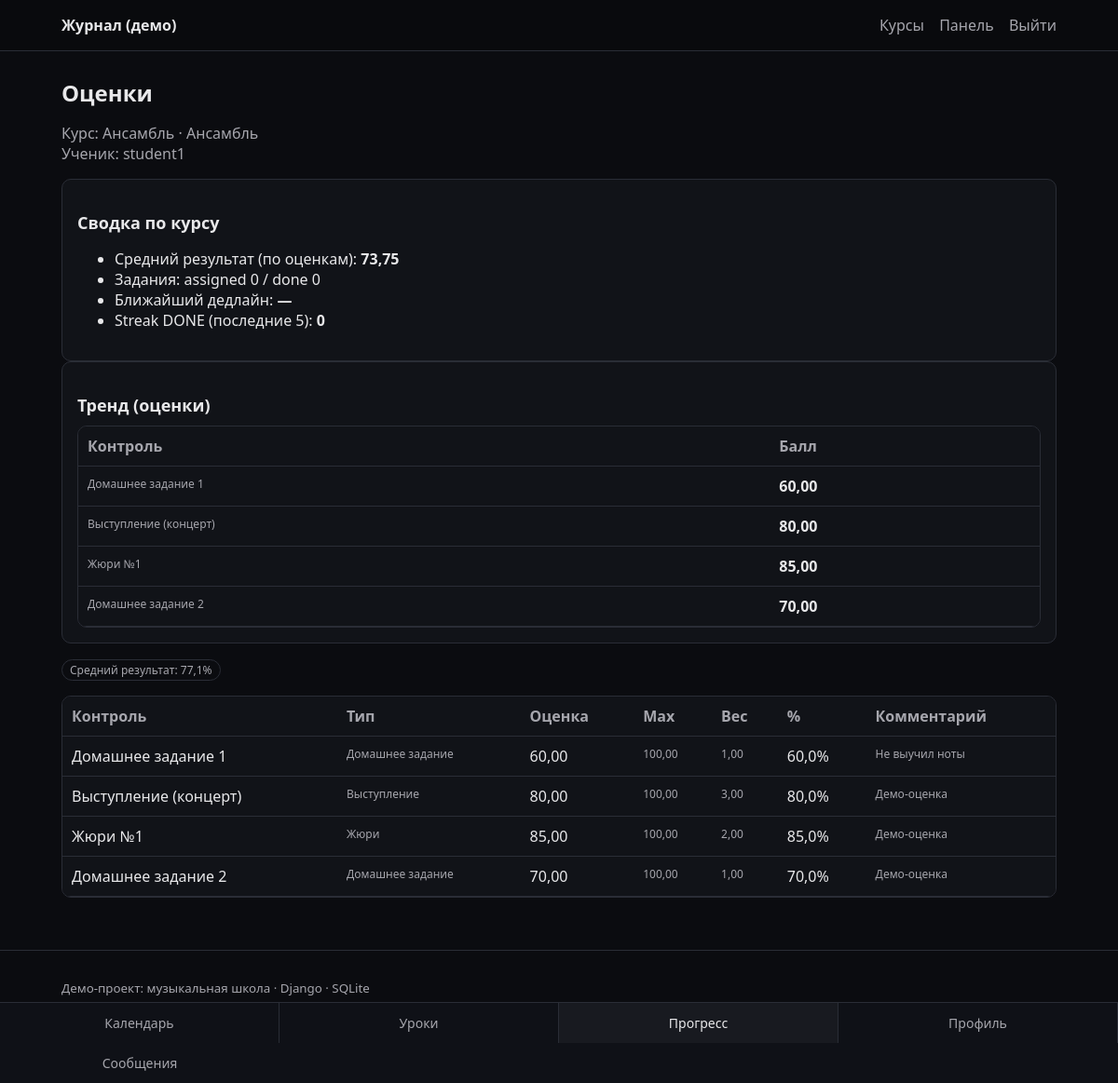
The page /courses/2/grades/ (signed in) on the database its author committed.
### apps/school/models.py (models this page shows, shortened)
class Course(models.Model):
    class CourseType(models.TextChoices):
        INSTRUMENT = "INSTRUMENT", "Инструмент"
        ENSEMBLE = "ENSEMBLE", "Ансамбль"
        THEORY = "THEORY", "Теория"
    name = models.CharField(max_length=200)
    course_type = models.CharField(max_length=32, choices=CourseType.choices)
    teacher = models.ForeignKey(
        settings.AUTH_USER_MODEL,
        on_delete=models.SET_NULL,
        null=True,
        blank=True,
        related_name="teaching_courses",
    )

### apps/gradebook/models.py (models this page shows, shortened)
class Assessment(models.Model):
    class AssessmentType(models.TextChoices):
        HOMEWORK = "HOMEWORK", "Домашнее задание"
        PERFORMANCE = "PERFORMANCE", "Выступление"
        JURY = "JURY", "Жюри"
        THEORY_TEST = "THEORY_TEST", "Тест по теории"
    course = models.ForeignKey(Course, on_delete=models.CASCADE, related_name="assessments")
    title = models.CharField(max_length=200)
    assessment_type = models.CharField(max_length=32, choices=AssessmentType.choices)
    max_score = models.DecimalField(max_digits=6, decimal_places=2, default=100)
    weight = models.DecimalField(max_digits=6, decimal_places=2, default=1)
    source_assignment = models.OneToOneField(
        "homework.Assignment",
        null=True,
        blank=True,
        on_delete=models.SET_NULL,
        related_name="assessment",
    )
    class Meta:
        unique_together = ("course", "title")
        ordering = ("id",)

class Grade(models.Model):
    assessment = models.ForeignKey(Assessment, on_delete=models.CASCADE, related_name="grades")
    student = models.ForeignKey(settings.AUTH_USER_MODEL, on_delete=models.CASCADE, related_name="grades")
    score = models.DecimalField(max_digits=6, decimal_places=2, null=True, blank=True)
    comment = models.TextField(blank=True, default="")
    class Meta:
        unique_together = ("assessment", "student")

### apps/gradebook/views.py (the view, shortened to what this page needs)
# urls.py: path("courses/<int:course_id>/grades/", student_course_grades, name="student_course_grades"),
@role_required(Profile.Role.STUDENT, Profile.Role.PARENT)
def student_course_grades(request, course_id: int):
    course = get_object_or_404(Course, id=course_id)
    profile = request.user.profile
    if profile.role == Profile.Role.STUDENT:
        student = request.user
        if not Enrollment.objects.filter(course=course, student=student).exists():
            return HttpResponseForbidden("Вы не записаны на этот курс.")
    assessments = list(Assessment.objects.filter(course=course).order_by("id"))
    grades = Grade.objects.filter(assessment__in=assessments, student=student).select_related("assessment")
    grades_by_assessment_id = {g.assessment_id: g for g in grades}
    avg_percent = compute_average_percent(assessments, grades_by_assessment_id)
    from apps.homework.models import AssignmentTarget
    from django.utils import timezone
    today = timezone.localdate()
    non_null_scores = [g.score for g in grades_by_assessment_id.values() if g.score is not None]
    avg_val = None
    if non_null_scores:
        try:
            avg_val = sum([float(x) for x in non_null_scores]) / len(non_null_scores)
            avg_val = round(avg_val, 2)
        except Exception:
            avg_val = None
    targets_qs = AssignmentTarget.objects.filter(student=student, assignment__course=course).select_related("assignment")
    assigned_cnt = targets_qs.count()
    done_cnt = targets_qs.filter(status=AssignmentTarget.Status.DONE).count()
    next_due = (
        targets_qs.filter(status=AssignmentTarget.Status.TODO)
        .order_by("assignment__due_date")
        .values_list("assignment__due_date", flat=True)
        .first()
    )
    next_due_str = next_due.strftime("%d.%m.%Y") if next_due else None
    last_targets = list(targets_qs.order_by("-assignment__due_date")[:5])
    streak = 0
    for t in last_targets:
        if t.status == AssignmentTarget.Status.DONE:
            streak += 1
        else:
            break
    late_exists = targets_qs.filter(status=AssignmentTarget.Status.TODO, assignment__due_date__lt=today).exists()
    badge = None
    if assigned_cnt > 0 and not late_exists:
        badge = "Все задания вовремя (сейчас)"
    trend = []
    for a in assessments:
        g = grades_by_assessment_id.get(a.id)
        if g and g.score is not None:
            trend.append({"label": f"{a.title}", "score": g.score})
    summary = {
        "avg": avg_val,
        "assigned": assigned_cnt,
        "done": done_cnt,
        "next_due": next_due_str,
        "streak": streak,
        "badge": badge,
    }
    rows = []
    for a in assessments:
        g = grades_by_assessment_id.get(a.id)
        score = g.score if g else None
        comment = g.comment if g else ""
        percent = None
        if score is not None and a.max_score:
            try:
                percent = (Decimal(score) / Decimal(a.max_score)) * Decimal("100")
            except Exception:
                percent = None
        rows.append(
            {
                "assessment": a,
                "score": score,
                "comment": comment,
                "percent": percent,
                "max_score": a.max_score,
                "weight": a.weight,
            }
        )
    return render(
        request,
        "gradebook/student_course_grades.html",
        {
            "course": course,
            "student": student,
            "rows": rows,
            "avg_percent": avg_percent,
            "summary": summary,
            "trend": trend,
        },
    )

### apps/gradebook/services.py (called while the page is built)
def compute_average_percent(assessments: Iterable[Assessment], grades_by_assessment_id: dict) -> Optional[Decimal]:
    total_weight = Decimal("0")
    total = Decimal("0")
    for a in assessments:
        g: Grade | None = grades_by_assessment_id.get(a.id)
        if not g or g.score is None:
            continue
        if a.max_score == 0:
            continue
        frac = (Decimal(g.score) / Decimal(a.max_score))
        total += frac * Decimal(a.weight)
        total_weight += Decimal(a.weight)
    if total_weight == 0:
        return None
    return (total / total_weight) * Decimal("100")

### templates/gradebook/student_course_grades.html (shortened to what this page needs)
{% extends "base.html" %}
{% block content %}
  <h1>Оценки</h1>
  <p class="muted">
    Курс: {{ course.name }} · {{ course.get_course_type_display }}<br/>
    Ученик: {{ student.username }}
  </p>
  <div class="card">
    <h2>Сводка по курсу</h2>
    <ul>
      <li>
        Средний результат (по оценкам):
        <strong>{{ summary.avg|default:"—" }}</strong>
      </li>
      <li>
        Задания: assigned {{ summary.assigned }} / done {{ summary.done }}
      </li>
      <li>
        Ближайший дедлайн:
        <strong>{{ summary.next_due|default:"—" }}</strong>
      </li>
      <li>
        Streak DONE (последние 5):
        <strong>{{ summary.streak }}</strong>
      </li>
    </ul>
  </div>
  <div class="card">
    <h2>Тренд (оценки)</h2>
    {% if not trend %}
      <p class="muted">Пока нет выставленных оценок.</p>
    {% else %}
      <div class="table-wrap">
        <table class="table">
          <thead>
            <tr>
              <th>Контроль</th>
              <th>Балл</th>
            </tr>
          </thead>
          <tbody>
            {% for t in trend %}
              <tr>
                <td class="muted small">{{ t.label }}</td>
                <td><strong>{{ t.score }}</strong></td>
              </tr>
            {% endfor %}
          </tbody>
        </table>
      </div>
    {% endif %}
  </div>
  {% if avg_percent != None %}
    <p><span class="tag">Средний результат: {{ avg_percent|floatformat:1 }}%</span></p>
  {% else %}
    <p class="muted">Средний результат: нет данных</p>
  {% endif %}
  {% if rows %}
    <div class="table-wrap">
      <table class="table">
        <thead>
          <tr>
            <th>Контроль</th>
            <th>Тип</th>
            <th>Оценка</th>
            <th>Max</th>
            <th>Вес</th>
            <th>%</th>
            <th>Комментарий</th>
          </tr>
        </thead>
        <tbody>
          {% for r in rows %}
            <tr>
              <td>{{ r.assessment.title }}</td>
              <td class="muted small">{{ r.assessment.get_assessment_type_display }}</td>
              <td>{% if r.score != None %}{{ r.score }}{% else %}<span class="muted">—</span>{% endif %}</td>
              <td class="muted small">{{ r.max_score }}</td>
              <td class="muted small">{{ r.weight }}</td>
              <td>
                {% if r.percent != None %}
                  {{ r.percent|floatformat:1 }}%
                {% else %}
                  <span class="muted">—</span>
                {% endif %}
              </td>
              <td class="muted small">{% if r.comment %}{{ r.comment }}{% else %}—{% endif %}</td>
            </tr>
          {% endfor %}
        </tbody>
      </table>
    </div>
  {% else %}
    <p class="muted">Нет контрольных точек.</p>
  {% endif %}
{% endblock %}

### static/css/main.css (style rules this page uses)
:root { --bg: #0b0c10; --panel: #111318; --text: #e8e8ea; --muted: #a6a6ad; --border: #2a2d36; --accent: #6aa8ff; --error: #ff6a6a; --ok: #7dff9b; }
* { box-sizing: border-box; }
body { margin: 0; font-family: system-ui, -apple-system, Segoe UI, Roboto, Arial, sans-serif; background: var(--bg); color: var(--text); }
h1 { font-size: 24px; margin: 12px 0 16px; }
h2 { font-size: 18px; margin: 18px 0 10px; }
.card { background: var(--panel); border: 1px solid var(--border); border-radius: 10px; padding: 16px; }
.muted { color: var(--muted); }
.small { font-size: 12px; }
.tag { display: inline-block; padding: 2px 8px; border-radius: 999px; border: 1px solid var(--border); color: var(--muted); font-size: 12px; }
.table-wrap { overflow-x: auto; border: 1px solid var(--border); border-radius: 10px; }
.table { width: 100%; border-collapse: collapse; background: var(--panel); }
.table th, .table td { padding: 10px; border-bottom: 1px solid var(--border); vertical-align: top; }
.table th { text-align: left; color: var(--muted); font-weight: 600; }
body { padding-bottom: 64px; }

### rows shown on the page
Course: name "Ансамбль", course_type "Ансамбль"
Assessment: label "Домашнее задание 1", assessment "Домашнее задание 1", assessment.assessment_type "Домашнее задание", score "60,00", max_score "100,00", weight "1,00", percent "60,0", comment "Не выучил ноты"
Grade: score "60,00"
Assessment: label "Выступление (концерт)", assessment "Выступление (концерт)", assessment.assessment_type "Выступление", score "80,00", max_score "100,00", weight "3,00", percent "80,0", comment "Демо-оценка"
Grade: score "80,00"
Assessment: label "Жюри №1", assessment "Жюри №1", assessment.assessment_type "Жюри", score "85,00", max_score "100,00", weight "2,00", percent "85,0", comment "Демо-оценка"
Grade: score "85,00"
Assessment: label "Домашнее задание 2", assessment "Домашнее задание 2", assessment.assessment_type "Домашнее задание", score "70,00", max_score "100,00", weight "1,00", percent "70,0", comment "Демо-оценка"
Grade: score "70,00"

### other values the page prints
{{ student.username }} "student1"
{{ summary.avg|default:"—" }} "73,75"
{{ summary.assigned }} "0"
{{ summary.done }} "0"
{{ summary.next_due|default:"—" }} "—"
{{ summary.streak }} "0"
{{ avg_percent|floatformat:1 }} "77,1"
